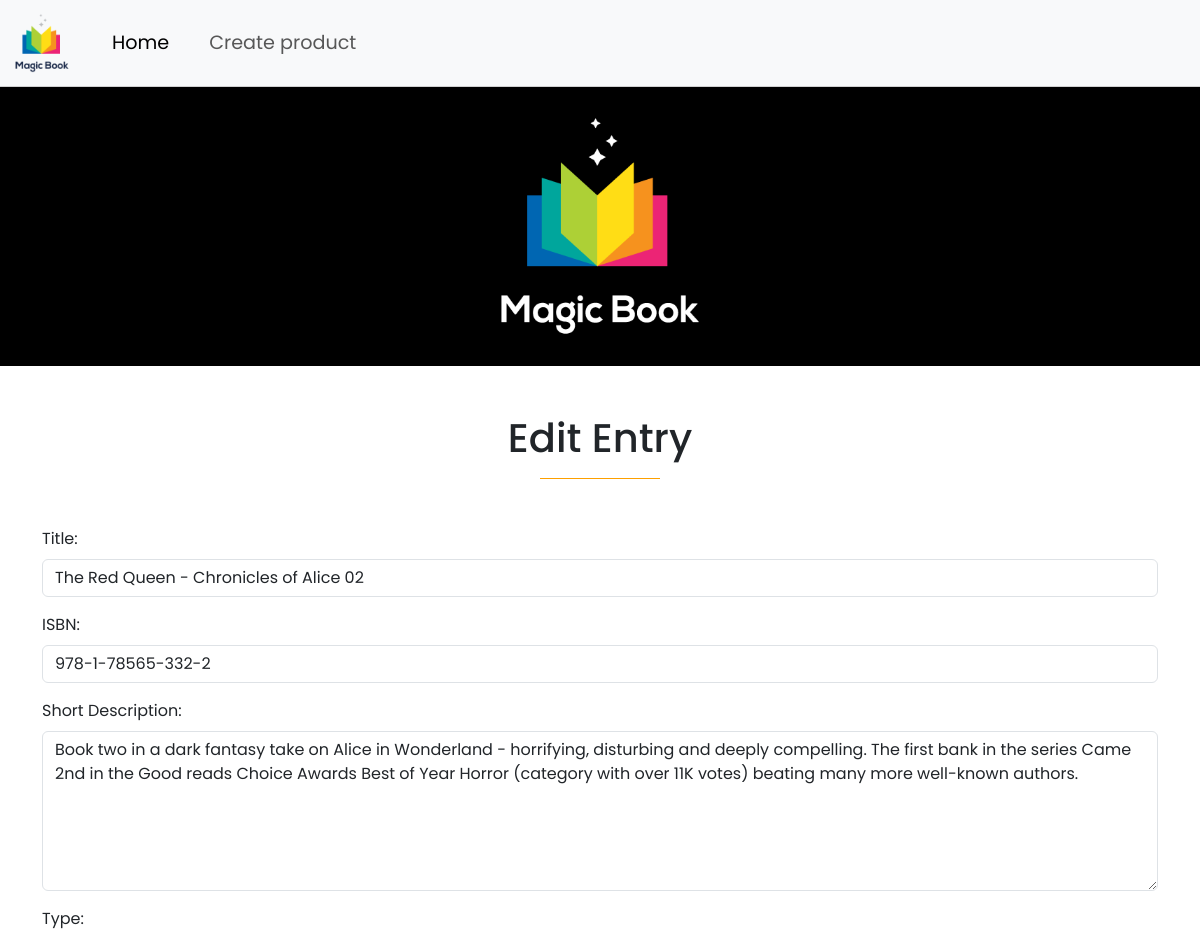
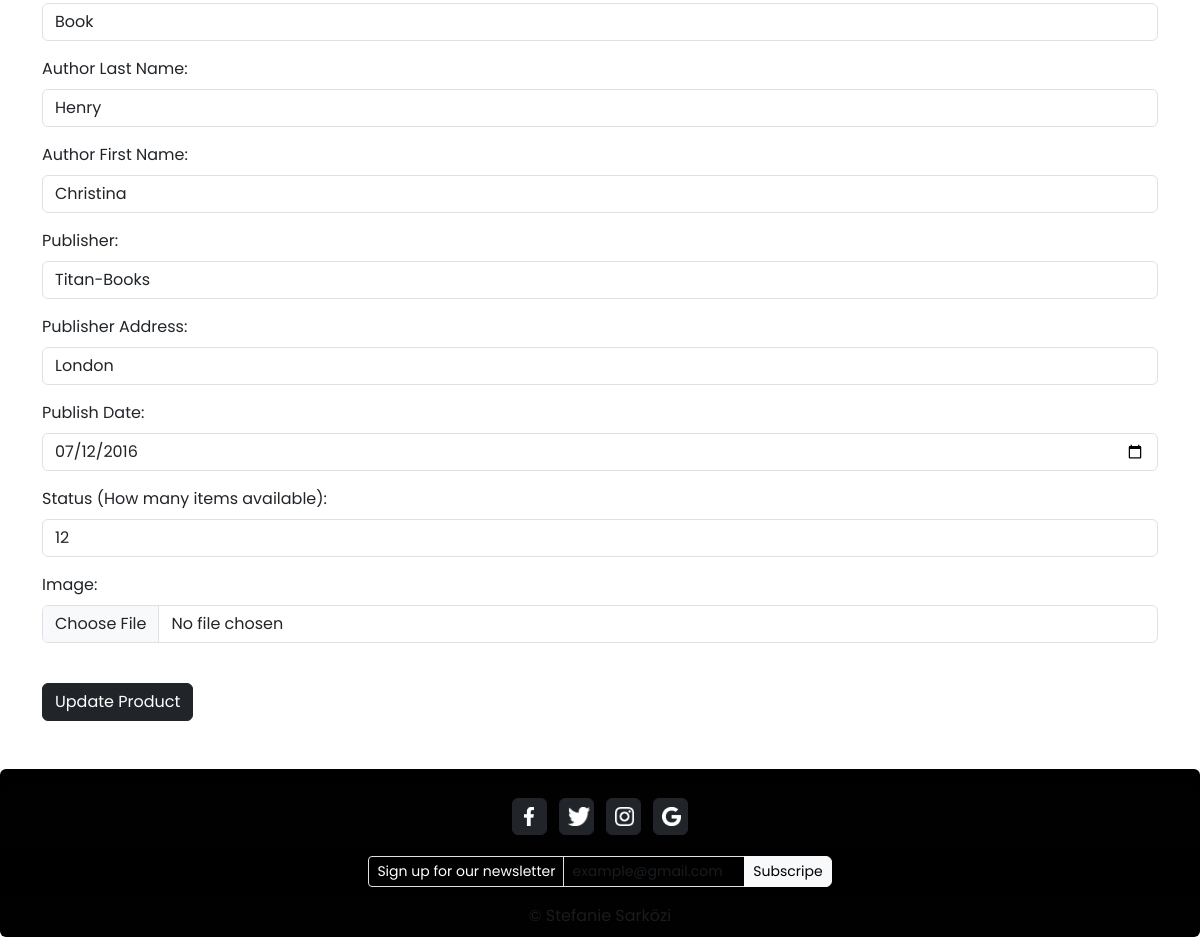
The page /php/edit.php?x=1 on the database its author committed (2 pictures, top to bottom).
### tables this page shows
CREATE TABLE `media` (
  `id` int(11) NOT NULL,
  `title` varchar(40) NOT NULL,
  `image` varchar(100) DEFAULT NULL,
  `ISBN` varchar(20) NOT NULL,
  `short_description` text NOT NULL,
  `type` varchar(15) NOT NULL,
  `author_first_name` varchar(20) NOT NULL,
  `author_last_name` varchar(20) NOT NULL,
  `publisher_name` varchar(30) NOT NULL,
  `publisher_address` varchar(50) NOT NULL,
  `publish_date` date NOT NULL,
  `status` int(100) NOT NULL
);

### php/edit.php (the view, shortened to what this page needs)
<?php
    require_once "db.connect.php";
    $id = $_GET["x"];
    $sql = "SELECT * FROM `media` WHERE `id` = $id";
    $result = mysqli_query($connect, $sql);
    $row = mysqli_fetch_assoc($result);
?>
<!DOCTYPE html>
<html lang="en">
<head>
    <link href="https://cdn.jsdelivr.net/npm/bootstrap@5.3.0/dist/css/bootstrap.min.css" rel="stylesheet">
</head>
<body>
<nav class="navbar navbar-expand-lg bg-body-tertiary">
    <div class="container-fluid">
        <a class="navbar-brand" href="index.php"> <img src="../images/logo.png" style="width: 5vw;" >  </a>
        <div class="collapse navbar-collapse" id="navbarSupportedContent">
        <ul class="navbar-nav me-auto mb-2 mb-lg-0">
            <li class="nav-item ms-3 me-4">
            <a class="nav-link active" aria-current="page" href="index.php">Home</a>
            </li>
            <li class="nav-item">
            <a class="nav-link" href="create.php">Create product</a>
            </li>
        </ul>
        </div>
    </div>
    </nav>
    <div class="headerImage mb-5"></div>
    <div class="text-center">
        <h1 >Edit Entry</h1>
        <hr class="MLLine" style="width:10vw;">
    </div>
    <div class="container mt-5 mb-5">
       <form method="POST" enctype="multipart/form-data">
           <div class="mb-3 mt-3">
               <label for="title" class= "form-label">Title:</label>
               <input  type="text" class="form-control" id="title" aria-describedby="title"
                name="title" value="<?= $row["title"] ?>">
            </div>
            <div class="mb-3">
                <label for="ISBN" class="form-label">ISBN:</label>
                <input type="text" class="form-control"  id="ISBN"  aria-describedby="ISBN"  name="ISBN" value="<?= $row["ISBN"] ?>">
            </div>
            <div class="mb-3">
                <label for="short_description" class="form-label">Short Description:</label>
                <textarea type="text" style="height: 20vh;" class="form-control"  id="short_description"  aria-describedby="short_description"  name="short_description"><?= $row["short_description"] ?></textarea>
            </div>
            <div class="mb-3">
                <label for="type" class="form-label">Type:</label>
                <input type="text" class="form-control"  id="type"  aria-describedby="type"  name="type" value="<?= $row["type"]?>">
            </div>
            <div class="mb-3">
                <label for="author_last_name" class="form-label">Author Last Name:</label>
                <input type="text" class="form-control"  id="author_last_name"  aria-describedby="author_last_name"  name="author_last_name" value="<?= $row["author_last_name"]?>">
            </div>
            <div class="mb-3">
                <label for="author_first_name" class="form-label">Author First Name:</label>
                <input type="text" class="form-control"  id="author_first_name"  aria-describedby="author_first_name"  name="author_first_name" value="<?= $row["author_first_name"]?>">
            </div>
            <div class="mb-3">
                <label for="publisher_name" class="form-label">Publisher:</label>
                <input type="text" class="form-control"  id="publisher_name"  aria-describedby="publisher_name"  name="publisher_name" value="<?= $row["publisher_name"]?>">
            </div>
            <div class="mb-3">
                <label for="publisher_address" class="form-label">Publisher Address:</label>
                <input type="text" class="form-control"  id="publisher_address"  aria-describedby="publisher_address"  name="publisher_address" value="<?= $row["publisher_address"]?>">
            </div>
            <div class="mb-3">
                <label for="publish_date" class="form-label">Publish Date:</label>
                <input type="date" class="form-control"  id="publish_date"  aria-describedby="publish_date"  name="publish_date" value="<?= $row["publish_date"]?>">
            </div>
            <div class="mb-3">
                <label for="status" class="form-label">Status (How many items available):</label>
                <input type="number" class="form-control"  id="status"  aria-describedby="status"  name="status" value="<?= $row["status"]?>">
            </div>
           <div class="mb-3">
                <label for="image" class="form-label">Image:</label>
                <input type = "file" class="form-control" id="image" aria-describedby="image"   name="image">
            </div>
            <button name="update" type="submit" class="btn btn-dark mt-4">Update Product</button>
        </form>
    </div>
    <footer >
        <div class="card text-center bg-black">
            <div class="card-header mt-3">
                <a class="btn btn-dark p-1 m-1" style="width: 3%;" href="#" role="button"><img src="../images/Facebook.png" width="40%" class="m-1"></a>
                <a class="btn btn-dark p-1 m-1" style="width: 3%;" href="#" role="button"><img src="../images/twitter.png" width="90%" class="m-1"></a>
                <a class="btn btn-dark p-1 m-1" style="width: 3%;" href="#" role="button"><img src="../images/instagram.png" width="75%"  class="m-1"></a>
                <a class="btn btn-dark p-1 m-1" style="width: 3%;" href="#" role="button"><img src="../images/google.png" width="75%"  class="m-1"></a>
            </div>
            <span class="card-body input-group input-group-sm  mx-auto p-2" style="width: 40%;" >
                <span class="input-group-text bg-black text-white">Sign up for our newsletter</span>
                <input type="text" name="email" autocomplete="email" class="form-control bg-black" placeholder="example@gmail.com">
                <button class=" btn rounded-end btn-light " type="button" id="button-addon1"> Subscripe</button>
            </span>
            <div class="card-footer text-body-secondary">
                &copy; Stefanie Sarközi
            </div>
          </div>
    </footer>
</body>
</html>

### css/create.css (style rules this page uses)
* { font-family: 'Poppins', sans-serif; }
.navbar { font-size:larger; }
.headerImage { background-image: url("../images/hero2.png"); width: 100%; height: 35vh; background-position: center; background-repeat: no-repeat; align-items: center; background-size: cover; justify-content: center; position: relative; display: flex; }
.MLLine { margin-left: 45%; color: #fda000; opacity: 100%; }

### rows shown on the page
media: title "The Red Queen - Chronicles of Alice 02", ISBN "978-1-78565-332-2", short_description "Book two in a dark fantasy take on Alice in Wonderland - horrifying, disturbing and deeply compelling. The first bank in the series Came 2nd in the Good reads Choice Awards Best of Year Horror (category with over 11K votes) beating many more well-known authors.", type "Book", author_last_name "Henry", author_first_name "Christina", publisher_name "Titan-Books", publisher_address "London", publish_date "07/12/2016", status "12"
